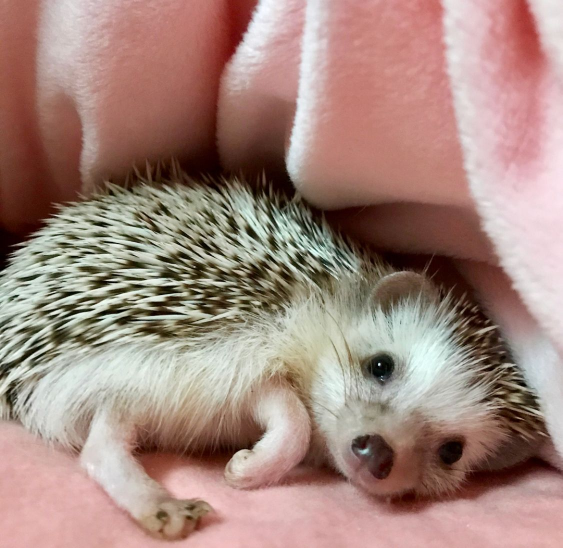
#> input picture homework06/ежик.jpg, 1125 x 1096 px (shown at 1/2 size)
$ jupyter execute '6.1.Куликов Максим.НПМбд-01-20.ipynb'   (shell and % lines are left out)
#> lines starting #> are read from the running program, lines starting #| are printed output that depends on the picture
[cell 1]
from PIL import Image
import numpy as np

Если библиотека PIL не импортируется, установите её с помощью команды ниже и перезапустите блокнот.

[cell 2]
# либо для одного текущего пользователя:

Загрузите картинку с помощью команды open. Если необходимо, можете изменить размер картинки с помощью метода resize.

[cell 3]
img = Image.open('ежик.jpg')#.resize(())
#> img is the input picture: PIL image 1125x1096 RGB; mean R, G, B 164.2, 135.7, 126.4
img

Преобразуйте картинку из объекта класса PIL в Numpy массив.

[cell 4]
x = np.array(img, dtype=np.float32)
x.dtype

[cell 5]
x.shape
#> Out = (1096, 1125, 3)

Видно, что исходная цветная картинка содержит три канала - RGB. Преобразуем её в одноканальную либо с помощью специальной функции rgb2gray либо обычным усреднением по трём каналам.

[cell 6]
def rgb2gray(rgb):

    r, g, b = rgb[:,:,0], rgb[:,:,1], rgb[:,:,2]
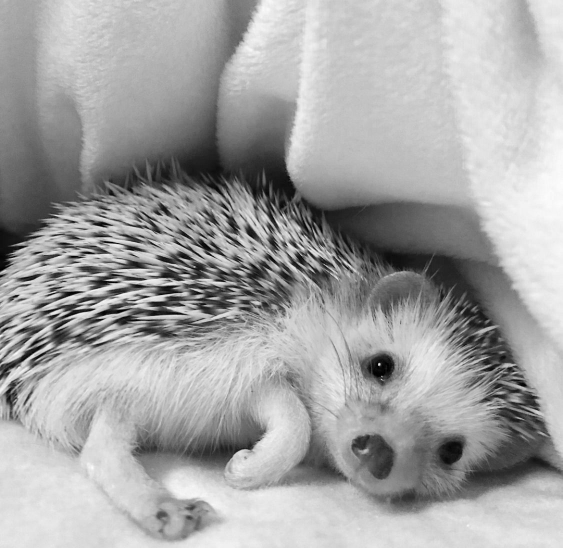
#> r: shape (1096, 1125) float32 (shown at 1/2 size); min 0, max 254, mean 164.2
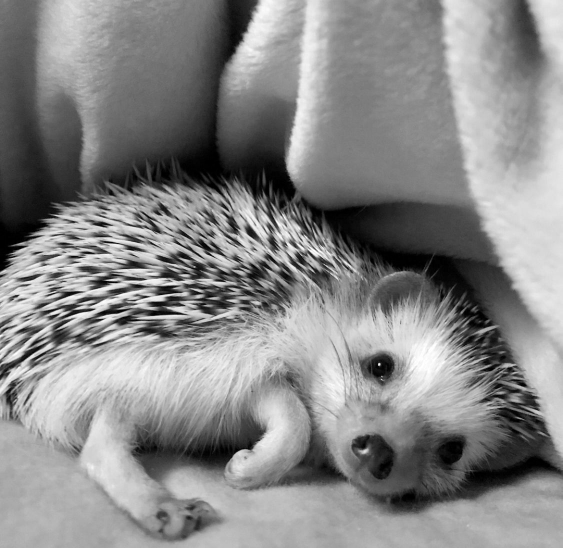
#> g: shape (1096, 1125) float32 (shown at 1/2 size); min 0, max 255, mean 135.7
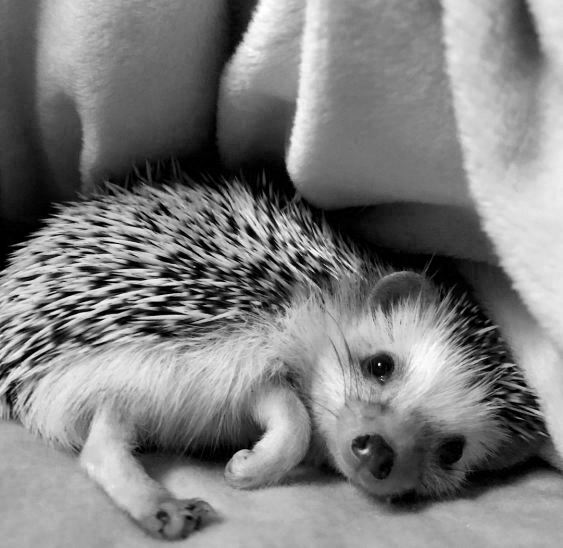
#> b: shape (1096, 1125) float32 (shown at 1/2 size); min 0, max 255, mean 126.4
    gray = 0.2989 * r + 0.5870 * g + 0.1140 * b
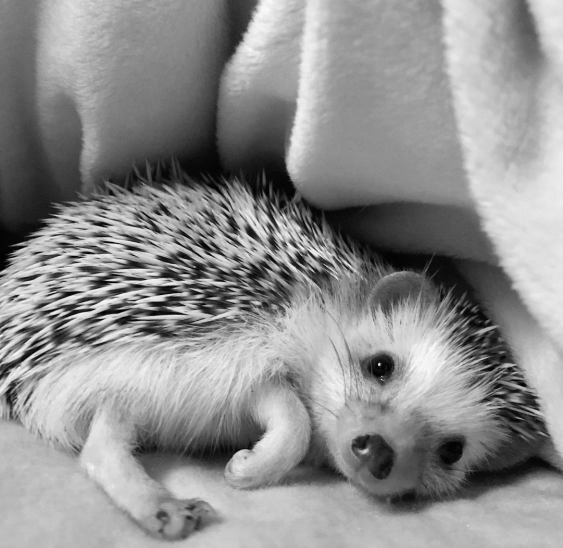
#> gray: shape (1096, 1125) float32 (shown at 1/2 size); min 0, max 253.5, mean 143.1

    return gray

[cell 7]
Image.fromarray(np.asarray(rgb2gray(x), dtype=np.uint8))

[cell 8]
Image.fromarray(np.asarray(x.mean(axis=2), dtype=np.uint8))

Дальше будем работать с одноканальной картинкой, т.е. двумерной матрицей.

[cell 9]
#y = rgb2gray(x)
y = x.mean(axis=2)
y

[cell 10]
y.shape
#> Out = (1096, 1125)

Сделаем SVD разложение

[cell 11]
U, S, V = np.linalg.svd(y, full_matrices=False)
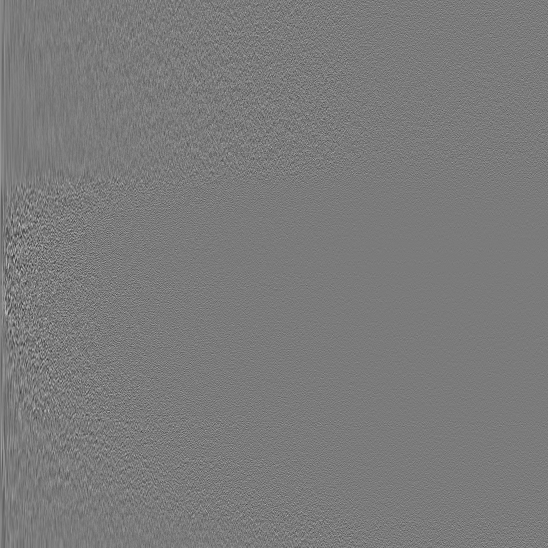
#> U: shape (1096, 1096) float32 (shown at 1/2 size); min -0.188, max 0.201, mean 3.05e-05; drawn with min black and max white
#> S = 1096 values, max 161210 at index 0, min 0.255 at index 1095, mean 582.4

[cell 12]
U.shape
#> Out = (1096, 1096)

[cell 13]
V.shape
#> Out = (1096, 1125)

Проверим что разложение корректное, соберём его обратно, перемножив матрицы

[cell 14]
Y_full = U.dot(np.diag(S)).dot(V)
Image.fromarray(np.asarray(Y_full, dtype=np.uint8))

PIL объект можно при необходимости сохранить в файл на диск

[cell 15]
Image.fromarray(np.asarray(Y_full, dtype=np.uint8)).save(f'full_rank.png')

**Задание для самостоятельной работы:**
1. Рассмотреть малоранговые разложения
2. Получить картинки для разного значения ранга
3. Сохранить несколько картинок на диск
4. Сделать выводы

**Подсказки:**
Не забудьте при преобразовании Numpy массива в объект PIL преобразовывать тип элементов в np.uint8.
Если число находится вне диапазона [0, 255], сделайте клиппирование - все числа больше 255 приравняйте числу 255, все отрицательные числа сделайте равными нулю.

[cell 16]
r_array = [1, 10, 50, 100, 200]
R, G, B = x[:,:,0], x[:,:,1], x[:,:,2]
R = np.linalg.svd(R, full_matrices=False)
G = np.linalg.svd(G, full_matrices=False)
B = np.linalg.svd(B, full_matrices=False)
for r in r_array:
    Y_not_full_R = R[0][:,:r].dot(np.diag(R[1][:r])).dot(R[2][:r,:])
    Y_not_full_R[Y_not_full_R > 255] = 255
    Y_not_full_R[Y_not_full_R < 0] = 0

    Y_not_full_G = G[0][:,:r].dot(np.diag(G[1][:r])).dot(G[2][:r,:])
    Y_not_full_G[Y_not_full_G > 255] = 255
    Y_not_full_G[Y_not_full_G < 0] = 0

    Y_not_full_B = B[0][:,:r].dot(np.diag(B[1][:r])).dot(B[2][:r,:])
    Y_not_full_B[Y_not_full_B > 255] = 255
    Y_not_full_B[Y_not_full_B < 0] = 0

    Y_not_full = np.dstack((Y_not_full_R, Y_not_full_G, Y_not_full_B))
    Image.fromarray(np.asarray(Y_not_full, dtype=np.uint8)).save(f'Ежик. rang={r}.png')
#> this loop made 5 passes
#> pass 1, `Y_not_full_R = R[0][:,:r].dot(np.diag(R[1][:r])).dot(R[2][:r,:])`:
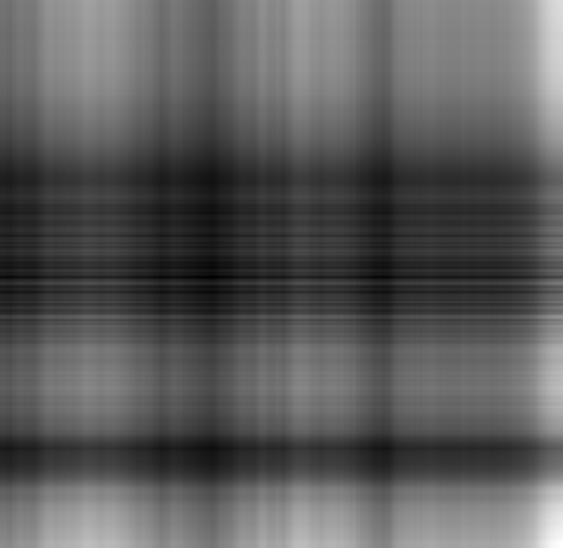
#> Y_not_full_R: shape (1096, 1125) float32 (shown at 1/2 size); min 94.99, max 289.7, mean 164.3; drawn with min black and max white
#> pass 1, `Y_not_full_G = G[0][:,:r].dot(np.diag(G[1][:r])).dot(G[2][:r,:])`:
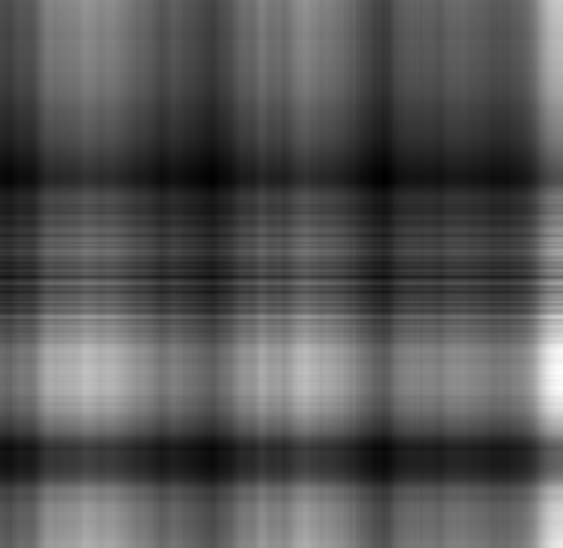
#> Y_not_full_G: shape (1096, 1125) float32 (shown at 1/2 size); min 71.77, max 261.9, mean 135.8; drawn with min black and max white
#> pass 1, `Y_not_full = np.dstack((Y_not_full_R, Y_not_full_G, Y_not_full_B))`:
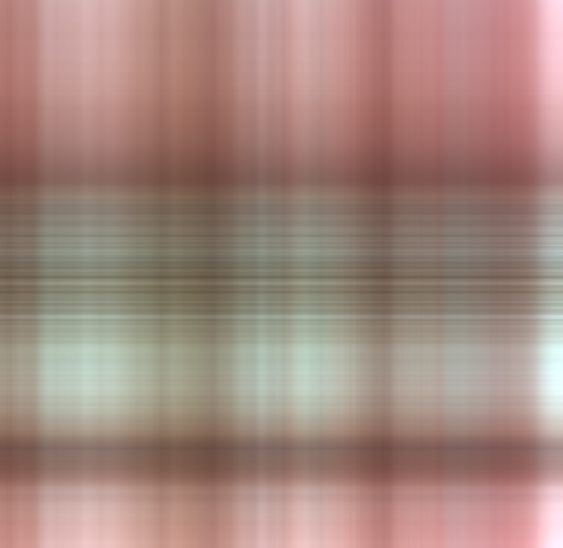
#> Y_not_full: shape (1096, 1125, 3) float32 (shown at 1/2 size); mean of channels 0, 1, 2 164.2, 135.8, 126.6; drawn as R, G, B
